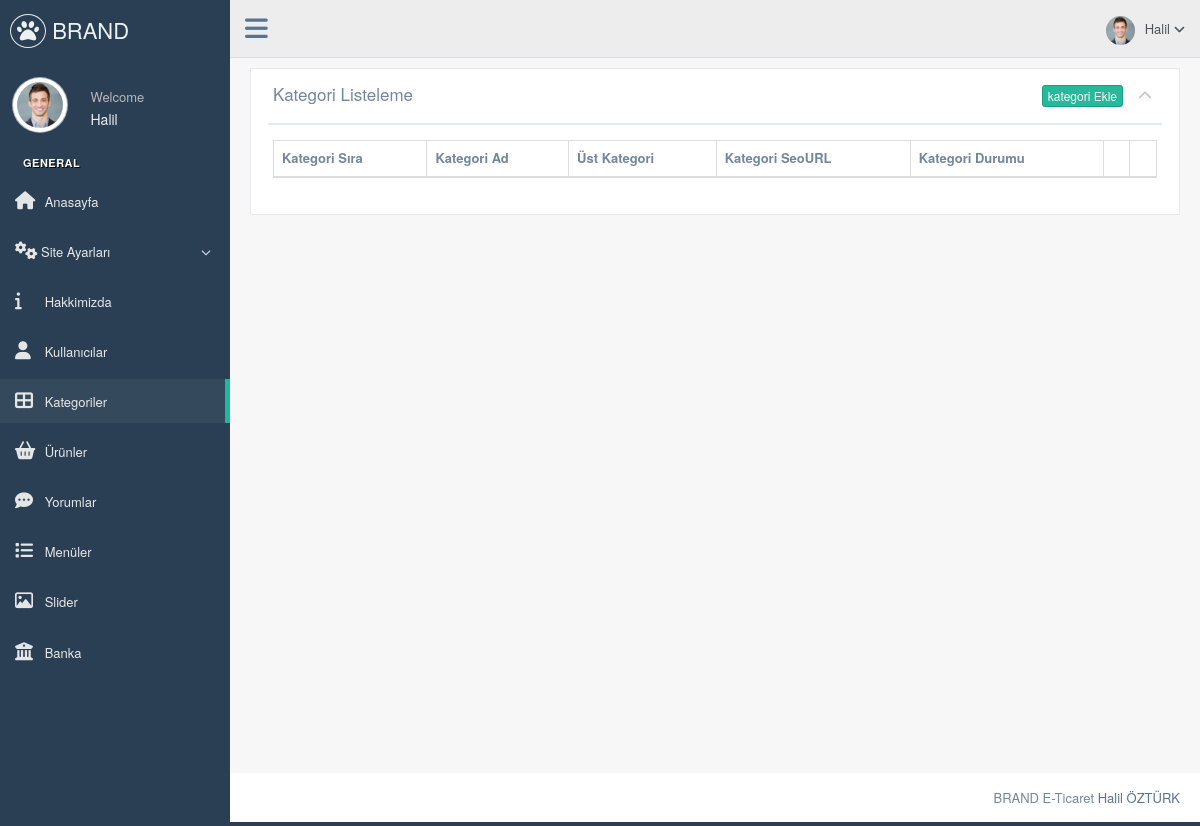
The app's page /nedmin/production/kategori.php (signed in), older data.
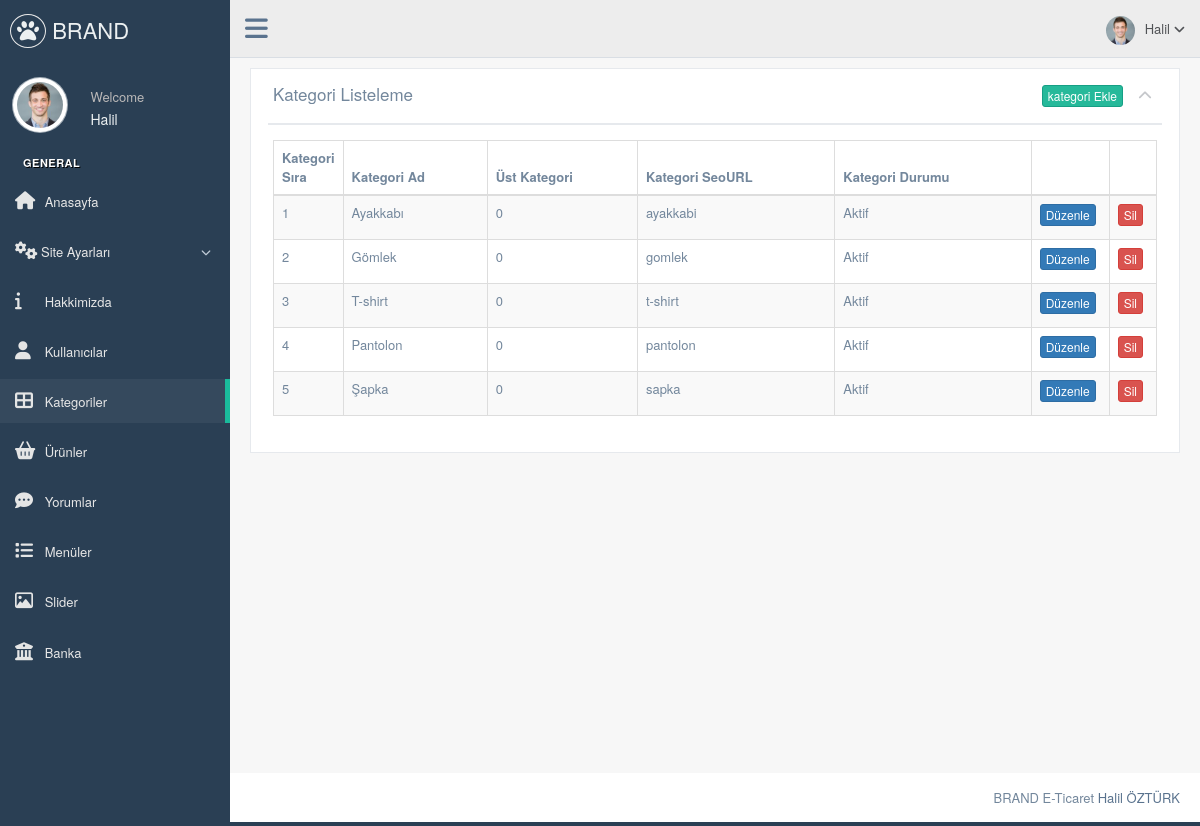
The same page, newer data.
### tables this page shows
CREATE TABLE `kategori` (
  `kategori_id` int(11) NOT NULL,
  `kategori_ad` varchar(250) NOT NULL,
  `kategori_ust` int(2) NOT NULL,
  `kategori_icon` varchar(100) NOT NULL,
  `kategori_seourl` varchar(250) NOT NULL,
  `kategori_sira` int(2) NOT NULL,
  `kategori_durum` enum('0','1') NOT NULL DEFAULT '1'
);

### nedmin/production/kategori.php (the view, shortened to what this page needs)
<?php
include 'header.php';
$kategorisor=$db->prepare("SELECT * FROM kategori ORDER BY kategori_sira ASC");
$kategorisor->execute();
?>
<div class="right_col" role="main">
  <div class="">
    <div class="row">
      <div class="col-md-12 col-sm-12 col-xs-12">
        <div class="x_panel">
          <div class="x_title">
            <h2>Kategori Listeleme </h2>
            <ul class="nav navbar-right panel_toolbox">
              <li>
                <a href="kategori-ekle.php"><button class="btn btn-success btn-xs">kategori Ekle</button></a>
              </li>
              <li><a class="collapse-link"><i class="fa fa-chevron-up"></i></a>
              </li>
            </ul>
            <div class="clearfix"></div>
          </div>
          <div class="x_content">
            <table id="datatable-responsive" class="table table-striped table-bordered dt-responsive nowrap" cellspacing="0" width="100%">
              <thead>
                <tr>
                  <th>Kategori Sıra</th>
                  <th>Kategori Ad</th>
                  <th>Üst Kategori</th>
                  <th>Kategori SeoURL</th>
                  <th>Kategori Durumu</th>
                  <th></th>
                  <th></th>
                </tr>
              </thead>
              <tbody>
                <?php
                while($kategoricek=$kategorisor->fetch(PDO::FETCH_ASSOC)) {?>
                <tr>
                  <td width="5%"><?php echo $kategoricek['kategori_sira'] ?></td>
                  <td><?php echo $kategoricek['kategori_ad'] ?></td>
                  <td><?php echo $kategoricek['kategori_ust'] ?></td>
                  <td><?php echo $kategoricek['kategori_seourl'] ?></td>
                  <td><?php echo ($kategoricek['kategori_durum'])=='1'?"Aktif":"Pasif" ?></td>
                  <td width="5%"><center><a href="kategori-duzenle.php?kategori_id=<?php echo $kategoricek['kategori_id']; ?>"><button class="btn btn-primary btn-xs">Düzenle</button></a></center></td>
                  <td width="5%"><center><a href="../netting/islem.php?kategori_id=<?php echo $kategoricek['kategori_id']; ?>&kategorisil=ok"><button class="btn btn-danger btn-xs">Sil</button></a></center></td>
                </tr>
                <?php  }
                ?>
              </tbody>
            </table>
          </div>
        </div>
      </div>
    </div>
  </div>
</div>
<?php include 'footer.php'; ?>

Row changes from the older to the newer data that the page shows:
added kategori: kategori_sira "1", kategori_ad "Ayakkabı", kategori_ust "0", kategori_seourl "ayakkabi", kategori_durum "Aktif"
added kategori: kategori_sira "2", kategori_ad "Gömlek", kategori_ust "0", kategori_seourl "gomlek", kategori_durum "Aktif"
added kategori: kategori_sira "3", kategori_ad "T-shirt", kategori_ust "0", kategori_seourl "t-shirt", kategori_durum "Aktif"
added kategori: kategori_sira "4", kategori_ad "Pantolon", kategori_ust "0", kategori_seourl "pantolon", kategori_durum "Aktif"
added kategori: kategori_sira "5", kategori_ad "Şapka", kategori_ust "0", kategori_seourl "sapka", kategori_durum "Aktif"
